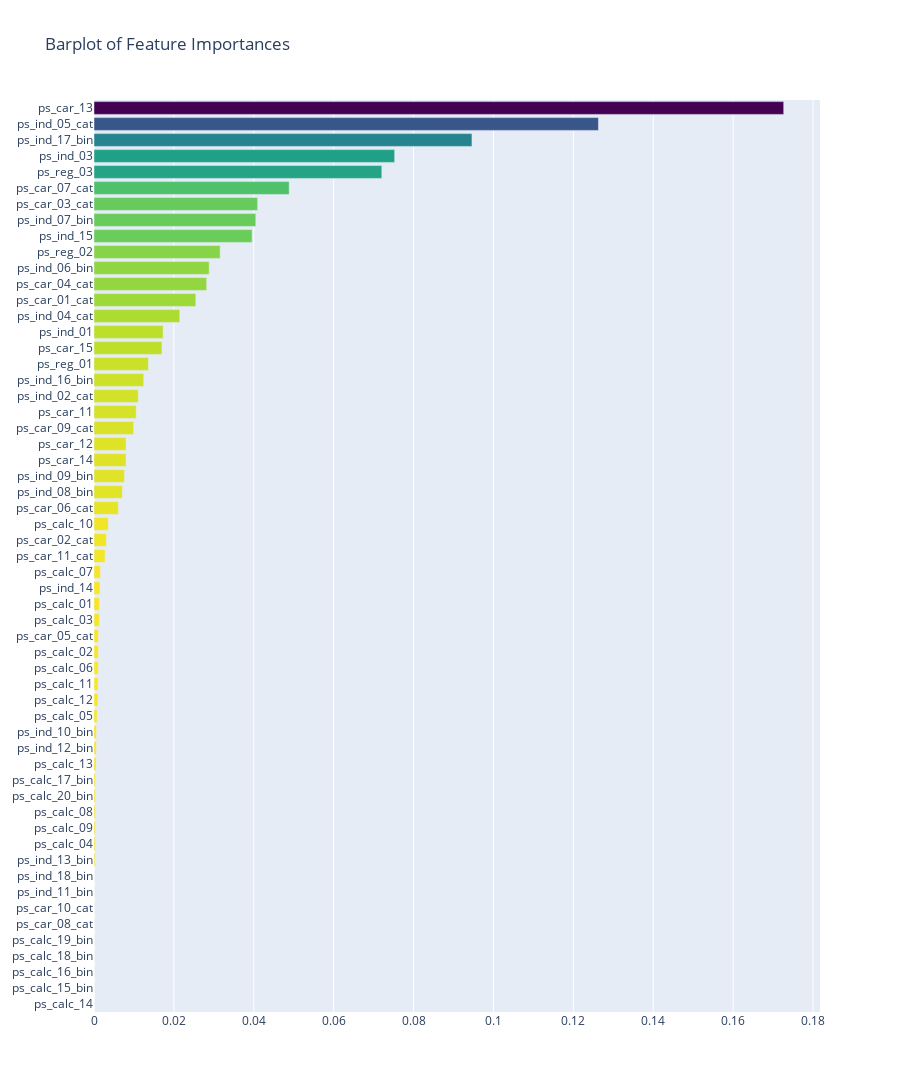

Notebook cell for this chart:
### Code cell
x, y = (list(x) for x in zip(*sorted(zip(gb.feature_importances_, features), reverse=False)))
trace2 = go.Bar(x=x, y=y, marker=dict(color=x, colorscale='Viridis', reversescale=True)
                , name='Gradient Boosting classifer Feature importance', orientation='h')
layout = dict(title='Barplot of Feature Importances', width=900, height=2000,
              yaxis=dict(showgrid=False, showline=False, showticklabels=True))
fig1 = go.Figure(data=[trace2])
fig1['layout'].update(layout)
py.iplot(fig1, filename='plots')

### Figure 1 — Plotly figure (JSON) as saved in the notebook; plotly's stock layout.template omitted (floating-point values rounded to 4 significant figures)
{"data": [{"marker": {"color": [0, 0, 0, 0, 0, 0, 0, 0, 0, 0.0002728, 0.0003112, 0.0003304, 0.0003331, 0.0003352, 0.0003554, 0.0005146, 0.0005721, 0.000615, 0.0007795, 0.0009785, 0.00102, 0.001052, 0.00109, 0.001106, 0.00132, 0.001343, 0.001509, 0.001618, 0.002774, 0.003091, 0.003572, 0.006111, 0.0071, 0.007625, 0.008021, 0.008038, 0.009918, 0.01057, 0.01108, 0.01245, 0.01362, 0.01701, 0.0173, 0.02146, 0.02549, 0.0282, 0.02883, 0.03157, 0.03958, 0.0405, 0.04095, 0.04885, 0.07205, 0.07526, 0.09461, 0.1263, 0.1726], "colorscale": [[0, "#440154"], [0.1111, "#482878"], [0.2222, "#3e4989"], [0.3333, "#31688e"], [0.4444, "#26828e"], [0.5556, "#1f9e89"], [0.6667, "#35b779"], [0.7778, "#6ece58"], [0.8889, "#b5de2b"], [1, "#fde725"]], "reversescale": true}, "name": "Gradient Boosting classifer Feature importance", "orientation": "h", "type": "bar", "x": [0, 0, 0, 0, 0, 0, 0, 0, 0, 0.0002728, 0.0003112, 0.0003304, 0.0003331, 0.0003352, 0.0003554, 0.0005146, 0.0005721, 0.000615, 0.0007795, 0.0009785, 0.00102, 0.001052, 0.00109, 0.001106, 0.00132, 0.001343, 0.001509, 0.001618, 0.002774, 0.003091, 0.003572, 0.006111, 0.0071, 0.007625, 0.008021, 0.008038, 0.009918, 0.01057, 0.01108, 0.01245, 0.01362, 0.01701, 0.0173, 0.02146, 0.02549, 0.0282, 0.02883, 0.03157, 0.03958, 0.0405, 0.04095, 0.04885, 0.07205, 0.07526, 0.09461, 0.1263, 0.1726], "y": ["ps_calc_14", "ps_calc_15_bin", "ps_calc_16_bin", "ps_calc_18_bin", "ps_calc_19_bin", "ps_car_08_cat", "ps_car_10_cat", "ps_ind_11_bin", "ps_ind_18_bin", "ps_ind_13_bin", "ps_calc_04", "ps_calc_09", "ps_calc_08", "ps_calc_20_bin", "ps_calc_17_bin", "ps_calc_13", "ps_ind_12_bin", "ps_ind_10_bin", "ps_calc_05", "ps_calc_12", "ps_calc_11", "ps_calc_06", "ps_calc_02", "ps_car_05_cat", "ps_calc_03", "ps_calc_01", "ps_ind_14", "ps_calc_07", "ps_car_11_cat", "ps_car_02_cat", "ps_calc_10", "ps_car_06_cat", "ps_ind_08_bin", "ps_ind_09_bin", "ps_car_14", "ps_car_12", "ps_car_09_cat", "ps_car_11", "ps_ind_02_cat", "ps_ind_16_bin", "ps_reg_01", "ps_car_15", "ps_ind_01", "ps_ind_04_cat", "ps_car_01_cat", "ps_car_04_cat", "ps_ind_06_bin", "ps_reg_02", "ps_ind_15", "ps_ind_07_bin", "ps_car_03_cat", "ps_car_07_cat", "ps_reg_03", "ps_ind_03", "ps_ind_17_bin", "ps_ind_05_cat", "ps_car_13"]}], "layout": {"height": 2000, "title": {"text": "Barplot of Feature Importances"}, "width": 900, "yaxis": {"showgrid": false, "showline": false, "showticklabels": true}}}
